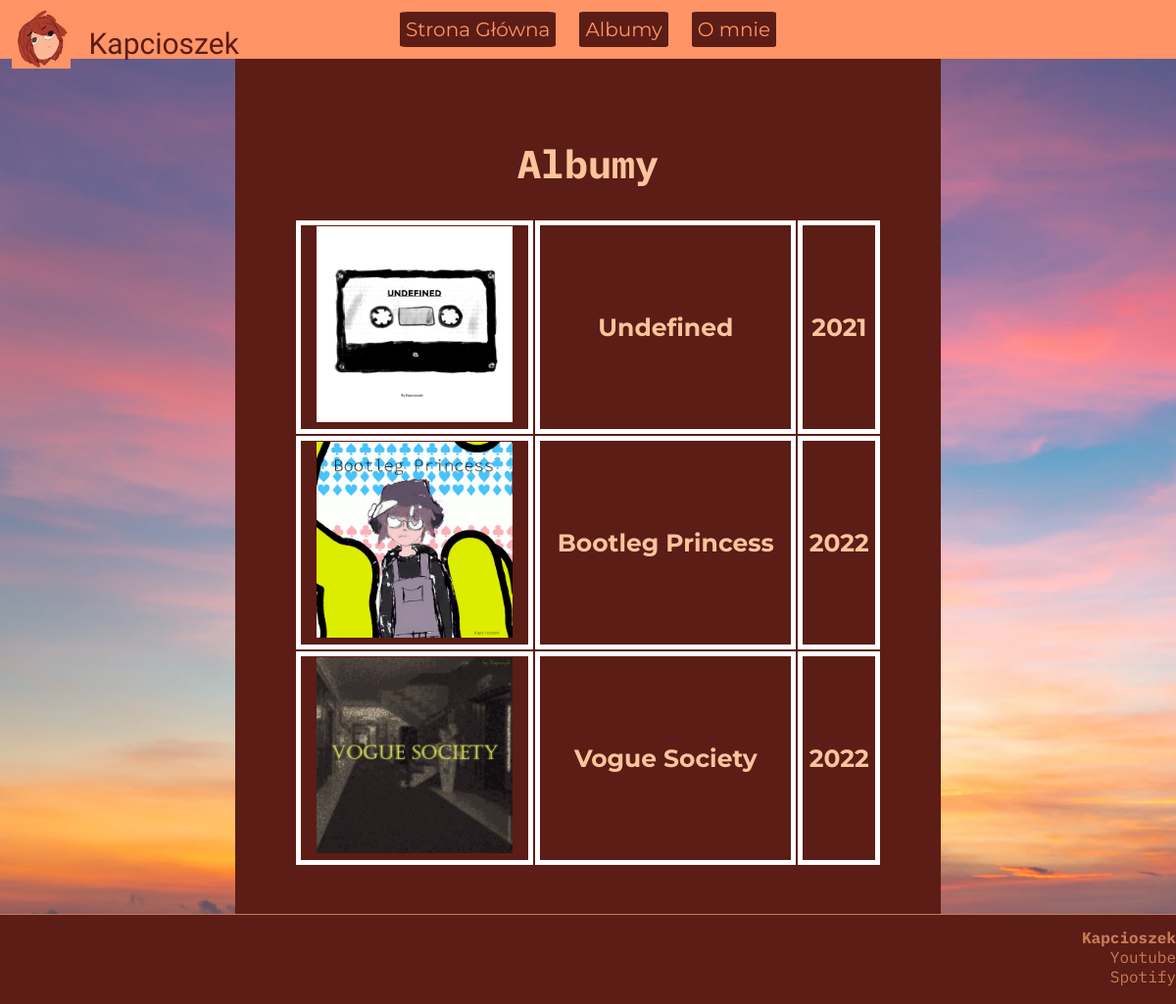
Page /kod/albumy.php on the committed database.
### tables this page shows
CREATE TABLE `menu` (
  `ID` int(11) NOT NULL,
  `name` varchar(20) DEFAULT NULL,
  `link` varchar(255) DEFAULT NULL
);

CREATE TABLE `album` (
  `ID` int(11) NOT NULL,
  `name` varchar(50) DEFAULT NULL,
  `cover_art` varchar(255) DEFAULT NULL,
  `year_of_release` int(4) DEFAULT NULL,
  `link` varchar(255) DEFAULT NULL
);

CREATE TABLE `footer` (
  `ID` int(11) NOT NULL,
  `name` varchar(20) DEFAULT NULL,
  `link` varchar(255) DEFAULT NULL
);

### kod/albumy.php (the view, shortened to what this page needs)
<!DOCTYPE html>
<html lang="pl">
<head>
    <link rel="stylesheet" href="style/style-main.css">
</head>
<body>
    <div class="menu">
        <div id="branding">
            <img src="../img/channels4_profile.ico" alt="logo">
            <a href="index.php">
                <p>Kapcioszek</p>
            </a>
        </div>
        <?php
        $link = new mysqli("mysql_db", "root", "");
        mysqli_select_db($link, 'strona_praktyka')
            or die("Could not select database");
        $result = mysqli_query($link, "SELECT name, link FROM menu;");
        while ($row = mysqli_fetch_array($result)) {
        ?>
        <a href="<?= $row['link']; ?>.php">
            <?= $row['name']; ?>
        </a>
        <?php
        }
        ?>
    </div>
    <div class="body">
        <div>
            <h2>Albumy</h2>
        </div>
        <table>
            <?php
            $link = new mysqli("mysql_db", "root", "");
            mysqli_select_db($link, 'strona_praktyka')
                or die("Could not connect to database");
            $result = mysqli_query($link, "SELECT cover_art, name, year_of_release, link FROM album;");
            while ($row = mysqli_fetch_array($result)) {
            ?>
            <tr>
                <td><img src="<?= $row['cover_art']; ?>" width=200px height=200px></td>
                <td>
                    <a href="<?= $row['link']; ?>.php">
                        <?= $row['name']; ?>
                    </a>
                </td>
                <td>
                    <?= $row['year_of_release']; ?>
                </td>
            </tr>
            <?php
            }
            ?>
        </table>
    </div>
    <div class="footer">
        <div><a href="index.php"><b>Kapcioszek</b></a></div>
        <?php
        $link = new mysqli("mysql_db", "root", "");
        mysqli_select_db($link, 'strona_praktyka')
            or die("Could not select database");
        $result = mysqli_query($link, "SELECT name, link FROM footer;");
        while ($row = mysqli_fetch_array($result)) {
        ?>
        <div><a href="<?= $row['link']; ?>.php">
                <?= $row['name']; ?>
            </a>
        </div>
        <?php
        }
        ?>
    </div>
</body>
</html>

### kod/style/style-main.css (style rules this page uses)
body { color: #fcc49c; background-image: url("../../img/sky.jpg"); background-size: cover; margin: 0px; }
a { color: #fcc49c; text-decoration: none; }
h2 { font-family: 'IBM Plex Mono', monospace; margin-bottom: 5%; font-size: 40px; }
td { border: 5px solid white; font-family: 'Montserrat', sans-serif; font-weight: bold; font-size: 25px; }
p { font-family: 'IBM Plex Mono', monospace; font-size: 18px; margin-left: 10%; margin-right: 10%; margin-bottom: 5%; }
.menu { text-align: center; display: flex; justify-content: center; font-family: 'Montserrat', sans-serif; font-size: 20px; background-color: #ff9466; }
.menu a { margin: 1%; background-color: #5b1d15; border-radius: 5%; padding: 0.5%; color: #ff9466; }
.menu #branding { position: absolute; display: flex; top: 1%; left: 1%; margin: 0px; background: none; }
.menu #branding a { background: none; }
.menu #branding img { width: 60px; height: 60px; }
.menu #branding p { font-size: 30px; color: #5b1d15; margin-left: 10%; margin-top: 9%; font-family: 'Oregano', cursive; }
.body { text-align: center; display: flex; flex-direction: column; margin-left: 20%; margin-right: 20%; padding-left: 5%; padding-right: 5%; padding-top: 4%; padding-bottom: 4%; background-color: #5b1d15; }
.body img { margin-left: 5%; margin-right: 5%; }
.footer { font-family: 'IBM Plex Mono', monospace; font-size: 16px; display: flex; flex-wrap: wrap; flex-direction: column; align-items: flex-end; border-top: 1px #c87b5a solid; padding-bottom: 1.5%; padding-top: 1.1%; background-color: #5b1d15; }
.footer a { color: #c87b5a; }

### rows in the picture
menu: name "Strona Główna"
menu: name "Albumy"
menu: name "O mnie"
album: cover_art (picture), name "Undefined", year_of_release "2021"
album: cover_art (picture), name "Bootleg Princess", year_of_release "2022"
album: cover_art (picture), name "Vogue Society", year_of_release "2022"
footer: name "Youtube"
footer: name "Spotify"
